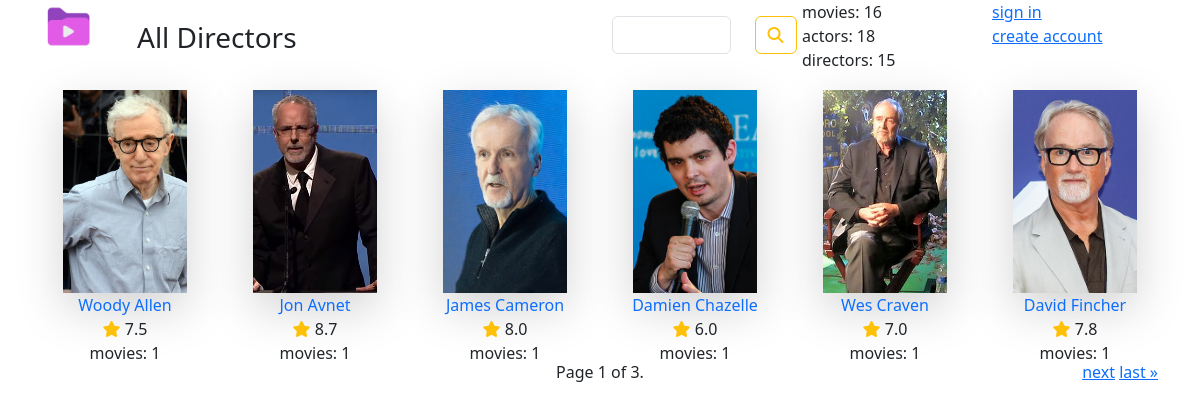
Screenshot of /director/list/ with the database file from the repository.
### imdb/models.py (models this page shows)
class Director(models.Model):
    first_name = models.CharField(max_length=25)
    last_name = models.CharField(max_length=25)
    birth_date = models.DateField(blank=True)
    photo = models.ImageField(upload_to='director_imgs', blank=True)
    sex = models.CharField(max_length=1, choices=sex_choises, blank=True)
    directors_by_user = models.ManyToManyField(User, related_name='favourite_directors', blank=True)
    objects = models.Manager()
    def __str__(self):
        return self.first_name + ' ' + self.last_name
    def get_absolute_url(self):
        return reverse("imdb:director-detail", kwargs={"pk": self.id})

### imdb/views.py (the view)
# urls.py: path('director/list/', DirectorListView.as_view(), name='director-list'),
class DirectorListView(ListView):
    queryset = Director.objects.order_by('last_name', 'first_name').annotate(avg_rating=Avg('movies__rating', default=0.0), num_movies=Count('movies'))
    context_object_name = 'directors'
    paginate_by = 6

### imdb/forms.py
class SearchForm(Form):
    pattern = CharField()
    def __init__(self, *args, **kwargs):
        super().__init__(*args, **kwargs)
        for field_name, field in self.fields.items():
            field.widget.attrs['class'] = 'form-control'
        self.fields['pattern'].label = ""

### imdb/templatetags/movie_tags.py (called while the page is built)
@register.simple_tag(name='statistics')
def get_statistics():
    n1 = Movie.objects.count()
    n2 = Actor.objects.count()
    n3 = Director.objects.count()
    return {
        'num_movies': n1,
        'num_actors': n2,
        'num_directors': n3,
    }

@register.inclusion_tag(filename='imdb/search_form.html', name='search_form_tag')
def search_form_tag():
    return {
        'search_form': SearchForm()
    }

### imdb/templates/imdb/director_list.html (shortened to what this page needs)
{% extends 'imdb/base.html' %}
{% block title2 %}All Directors{% endblock %}
{% block main %}
<div class="row">
    {% for director in directors %}
    <div class="col-2 text-center {% if user in director.directors_by_user.all %}favourite-director-item {% endif %}">
        <img src="{{director.photo.url}}" class="w-75 h-75 object-fit-cover shadow-lg" alt="">
        <div>
            <a href="{{director.get_absolute_url}}" class="text-decoration-none"> {{director}}</a>
            <p><span class="text-warning"><i class="fa-solid fa-star"></i></span> {{director.avg_rating}} <br> movies: {{director.num_movies}}            </p>
        </div>
    </div>
    {% endfor %}
</div>
<div class="row">
    <div class="col-4">
    </div>
    <div class="col-4 text-center">
        <span class="current">
            Page {{ page_obj.number }} of {{ page_obj.paginator.num_pages }}.
        </span>
    </div>
    <div class="col-4 text-end">
        {% if page_obj.has_next %}
                <a href="?page={{ page_obj.next_page_number }}">next</a>
                <a href="?page={{ page_obj.paginator.num_pages }}">last &raquo;</a>
            {% endif %}
    </div>
</div>
{% endblock %}

### imdb/templates/imdb/base.html (shortened to what this page needs)
<!DOCTYPE html>
{% load static %}
{% load movie_tags %}
{% statistics as stat_obj %}
<html lang="en">
<head>
        <link rel="stylesheet" href="https://cdnjs.cloudflare.com/ajax/libs/font-awesome/6.7.2/css/all.min.css">
        <link href="https://cdn.jsdelivr.net/npm/bootstrap@5.3.3/dist/css/bootstrap.min.css" rel="stylesheet"
>
        <link rel="stylesheet" href="{% static 'imdb/css/custom.css'%}">
        <link rel="stylesheet" href="https://cdnjs.cloudflare.com/ajax/libs/font-awesome/6.7.2/css/all.min.css" />
</head>
<body>
    <div class="container">
        <div class="row">
            <div class="col-1">
                <a href="{% url 'imdb:index' %}">
                    <img src="{% static 'imdb/imgs/logo.png'%}" class="w-75" />
                </a>
            </div>
            <div class="col-5 py-3">
                <p class="fs-3">{% block title2 %}{% endblock %}</p>
            </div>
            <div class="col-2 pt-3">
               {% search_form_tag %}
            </div>
            <div class="col-2">
                movies: {{stat_obj.num_movies}}
                <br>
                actors: {{stat_obj.num_actors}}
                <br>
                directors: {{stat_obj.num_directors}}
            </div>
            <div class="col-2">
                {% if user.is_authenticated %}
                <img src="{{user.profile.img.url}}" class="w-25" />
                <a href="{% url 'imdb:user-profile' pk=user.id %}">{{user.get_full_name}}</a>
                <br>
                <a href="{% url 'imdb:user-sign-out' %}">sign out</a>
                {% if user.is_staff %}
                <a href="{% url 'imdb:create-actor-view' %}">add new actor</a>
                {% endif %}
                {% else %}
                <a href="{% url 'imdb:login-view' %}">sign in</a>
                <br>
                <a href="{% url 'imdb:create-account-page' %}">create account</a>
                {% endif %}
            </div>
        </div>
        {% block main %}{% endblock %}
    </div>
</body>
</html>

### imdb/templates/imdb/search_form.html (shortened to what this page needs)
<form action="{% url 'imdb:search' %}" method="post">
    <div class="row">
        <div class="col-9">
           {{search_form}}
        </div>
        <div class="col-2">
            <button type="submit" class="btn btn-outline-warning"><i class="fa-solid fa-magnifying-glass"></i></button>
        </div>
    </div>
</form>

### rows the page displays
Director: photo (picture), first_name+last_name "Woody Allen", avg_rating "7.5", num_movies "1"
Director: photo (picture), first_name+last_name "Jon Avnet", avg_rating "8.7", num_movies "1"
Director: photo (picture), first_name+last_name "James Cameron", avg_rating "8.0", num_movies "1"
Director: photo (picture), first_name+last_name "Damien Chazelle", avg_rating "6.0", num_movies "1"
Director: photo (picture), first_name+last_name "Wes Craven", avg_rating "7.0", num_movies "1"
Director: photo (picture), first_name+last_name "David Fincher", avg_rating "7.8", num_movies "1"

### other values shown
{{ stat_obj.num_movies }} "16"
{{ stat_obj.num_actors }} "18"
{{ stat_obj.num_directors }} "15"
{{ page_obj.number }} "1"
{{ page_obj.paginator.num_pages }} "3"
